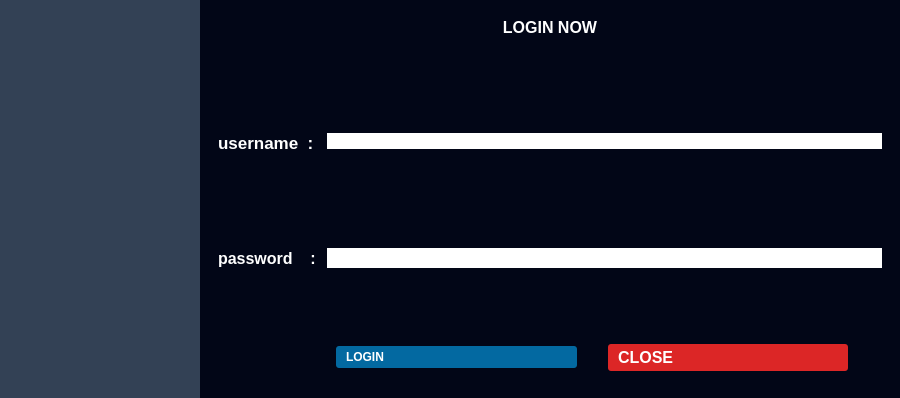
<?xml version="1.0" encoding="UTF-8"?>
<ui version="4.0">
 <class>Widget</class>
 <widget class="QWidget" name="Widget">
  <property name="geometry">
   <rect>
    <x>0</x>
    <y>0</y>
    <width>900</width>
    <height>398</height>
   </rect>
  </property>
  <property name="minimumSize">
   <size>
    <width>900</width>
    <height>398</height>
   </size>
  </property>
  <property name="maximumSize">
   <size>
    <width>900</width>
    <height>398</height>
   </size>
  </property>
  <property name="sizeIncrement">
   <size>
    <width>900</width>
    <height>398</height>
   </size>
  </property>
  <property name="font">
   <font>
    <pointsize>11</pointsize>
   </font>
  </property>
  <property name="windowTitle">
   <string>BAA1</string>
  </property>
  <property name="windowIcon">
   <iconset>
    <normaloff>resources/icons/icons/data-management-9858.png</normaloff>resources/icons/icons/data-management-9858.png</iconset>
  </property>
  <property name="styleSheet">
   <string notr="true">*{
background-color: #334155;
border: 1;

}</string>
  </property>
  <layout class="QGridLayout" name="gridLayout">
   <property name="leftMargin">
    <number>0</number>
   </property>
   <property name="topMargin">
    <number>0</number>
   </property>
   <property name="rightMargin">
    <number>0</number>
   </property>
   <property name="bottomMargin">
    <number>0</number>
   </property>
   <property name="spacing">
    <number>0</number>
   </property>
   <item row="1" column="0">
    <widget class="QFrame" name="frame_2">
     <property name="maximumSize">
      <size>
       <width>463</width>
       <height>600</height>
      </size>
     </property>
     <property name="frameShape">
      <enum>QFrame::StyledPanel</enum>
     </property>
     <property name="frameShadow">
      <enum>QFrame::Raised</enum>
     </property>
     <property name="lineWidth">
      <number>-6</number>
     </property>
     <layout class="QGridLayout" name="gridLayout_3">
      <property name="leftMargin">
       <number>0</number>
      </property>
      <property name="topMargin">
       <number>0</number>
      </property>
      <property name="rightMargin">
       <number>0</number>
      </property>
      <property name="bottomMargin">
       <number>0</number>
      </property>
      <property name="spacing">
       <number>0</number>
      </property>
      <item row="0" column="0">
       <widget class="QLabel" name="label">
        <property name="minimumSize">
         <size>
          <width>200</width>
          <height>300</height>
         </size>
        </property>
        <property name="maximumSize">
         <size>
          <width>463</width>
          <height>600</height>
         </size>
        </property>
        <property name="styleSheet">
         <string notr="true">label{
	background-color: #020617;
    width: 130; height: 100;
    fillMode: Image.PreserveAspectFit;
    source: &quot;\resources\icons\login.png&quot;
}
background:&quot;\resources\icons\login.png&quot; ;</string>
        </property>
        <property name="text">
         <string/>
        </property>
        <property name="pixmap">
         <pixmap>resources/icons/login.png</pixmap>
        </property>
       </widget>
      </item>
     </layout>
    </widget>
   </item>
   <item row="1" column="1">
    <widget class="QFrame" name="frame">
     <property name="styleSheet">
      <string notr="true">background-color: rgb(2, 6, 23);</string>
     </property>
     <property name="frameShape">
      <enum>QFrame::StyledPanel</enum>
     </property>
     <property name="frameShadow">
      <enum>QFrame::Raised</enum>
     </property>
     <layout class="QGridLayout" name="gridLayout_2">
      <item row="0" column="1">
       <widget class="QGroupBox" name="groupBox">
        <property name="font">
         <font>
          <pointsize>12</pointsize>
          <fontweight>Medium</fontweight>
         </font>
        </property>
        <property name="styleSheet">
         <string notr="true">color: rgb(255, 255, 255);
background-color: rgb(2, 6, 23);</string>
        </property>
        <property name="title">
         <string/>
        </property>
        <property name="alignment">
         <set>Qt::AlignCenter</set>
        </property>
        <property name="flat">
         <bool>true</bool>
        </property>
        <layout class="QFormLayout" name="formLayout">
         <item row="0" column="0" colspan="2">
          <widget class="QLabel" name="label_4">
           <property name="font">
            <font>
             <pointsize>12</pointsize>
             <bold>true</bold>
            </font>
           </property>
           <property name="text">
            <string>LOGIN NOW</string>
           </property>
           <property name="alignment">
            <set>Qt::AlignCenter</set>
           </property>
           <property name="indent">
            <number>0</number>
           </property>
          </widget>
         </item>
         <item row="4" column="0">
          <widget class="QLabel" name="label_2">
           <property name="font">
            <font>
             <pointsize>13</pointsize>
             <bold>true</bold>
            </font>
           </property>
           <property name="text">
            <string>username  :</string>
           </property>
          </widget>
         </item>
         <item row="4" column="1">
          <widget class="QLineEdit" name="lusername">
           <property name="font">
            <font>
             <bold>true</bold>
            </font>
           </property>
           <property name="styleSheet">
            <string notr="true">background-color: rgb(255, 255, 255);
color: rgb(8, 8, 8);</string>
           </property>
          </widget>
         </item>
         <item row="6" column="0">
          <widget class="QLabel" name="label_3">
           <property name="font">
            <font>
             <pointsize>12</pointsize>
             <bold>true</bold>
            </font>
           </property>
           <property name="text">
            <string>password    : </string>
           </property>
          </widget>
         </item>
         <item row="6" column="1">
          <widget class="QLineEdit" name="lpassword">
           <property name="font">
            <font>
             <pointsize>11</pointsize>
             <bold>false</bold>
            </font>
           </property>
           <property name="tabletTracking">
            <bool>true</bool>
           </property>
           <property name="styleSheet">
            <string notr="true">background-color: rgb(255, 255, 255);
color: rgb(4, 4, 4);</string>
           </property>
           <property name="inputMethodHints">
            <set>Qt::ImhHiddenText|Qt::ImhNoAutoUppercase|Qt::ImhNoPredictiveText|Qt::ImhSensitiveData</set>
           </property>
           <property name="echoMode">
            <enum>QLineEdit::Password</enum>
           </property>
          </widget>
         </item>
         <item row="7" column="0" colspan="2">
          <widget class="QLabel" name="lblMessages">
           <property name="font">
            <font>
             <pointsize>10</pointsize>
             <fontweight>Medium</fontweight>
            </font>
           </property>
           <property name="styleSheet">
            <string notr="true">color: rgb#dc2626;</string>
           </property>
           <property name="text">
            <string/>
           </property>
          </widget>
         </item>
         <item row="5" column="0">
          <spacer name="verticalSpacer">
           <property name="orientation">
            <enum>Qt::Vertical</enum>
           </property>
           <property name="sizeHint" stdset="0">
            <size>
             <width>20</width>
             <height>40</height>
            </size>
           </property>
          </spacer>
         </item>
         <item row="3" column="0">
          <spacer name="verticalSpacer_3">
           <property name="orientation">
            <enum>Qt::Vertical</enum>
           </property>
           <property name="sizeHint" stdset="0">
            <size>
             <width>20</width>
             <height>40</height>
            </size>
           </property>
          </spacer>
         </item>
         <item row="9" column="1">
          <widget class="QWidget" name="widget" native="true">
           <layout class="QGridLayout" name="gridLayout_4">
            <item row="0" column="0">
             <spacer name="verticalSpacer_2">
              <property name="orientation">
               <enum>Qt::Vertical</enum>
              </property>
              <property name="sizeHint" stdset="0">
               <size>
                <width>20</width>
                <height>40</height>
               </size>
              </property>
             </spacer>
            </item>
            <item row="1" column="1">
             <widget class="QPushButton" name="pb_Cancel">
              <property name="font">
               <font>
                <pointsize>12</pointsize>
                <bold>true</bold>
               </font>
              </property>
              <property name="cursor">
               <cursorShape>PointingHandCursor</cursorShape>
              </property>
              <property name="mouseTracking">
               <bool>true</bool>
              </property>
              <property name="tabletTracking">
               <bool>true</bool>
              </property>
              <property name="styleSheet">
               <string notr="true">
QPushButton{
background-color: #dc2626;
padding:4px;
padding-left:10px;
text-align:left;
border-radius:3px;
margin-right:25px;
}</string>
              </property>
              <property name="text">
               <string>CLOSE</string>
              </property>
              <property name="icon">
               <iconset>
                <normaloff>resources/icons/icons/icons8-close-100.png</normaloff>resources/icons/icons/icons8-close-100.png</iconset>
              </property>
              <property name="iconSize">
               <size>
                <width>25</width>
                <height>25</height>
               </size>
              </property>
              <property name="checkable">
               <bool>true</bool>
              </property>
              <property name="autoExclusive">
               <bool>true</bool>
              </property>
              <property name="default">
               <bool>true</bool>
              </property>
              <property name="flat">
               <bool>true</bool>
              </property>
             </widget>
            </item>
            <item row="1" column="0">
             <widget class="QPushButton" name="pb_Login">
              <property name="enabled">
               <bool>true</bool>
              </property>
              <property name="font">
               <font>
                <pointsize>9</pointsize>
                <bold>true</bold>
               </font>
              </property>
              <property name="cursor">
               <cursorShape>PointingHandCursor</cursorShape>
              </property>
              <property name="mouseTracking">
               <bool>true</bool>
              </property>
              <property name="tabletTracking">
               <bool>true</bool>
              </property>
              <property name="autoFillBackground">
               <bool>false</bool>
              </property>
              <property name="styleSheet">
               <string notr="true">QPushButton{
background-color:#0369a1;
padding:4px;
padding-left:10px;
text-align:left;
border-radius:3px;
margin-right:25px;
}</string>
              </property>
              <property name="text">
               <string>LOGIN</string>
              </property>
              <property name="icon">
               <iconset>
                <normaloff>resources/icons/icons/icons8-login-64.png</normaloff>resources/icons/icons/icons8-login-64.png</iconset>
              </property>
              <property name="iconSize">
               <size>
                <width>25</width>
                <height>25</height>
               </size>
              </property>
              <property name="checkable">
               <bool>true</bool>
              </property>
              <property name="checked">
               <bool>true</bool>
              </property>
              <property name="autoExclusive">
               <bool>true</bool>
              </property>
              <property name="default">
               <bool>true</bool>
              </property>
              <property name="flat">
               <bool>true</bool>
              </property>
             </widget>
            </item>
           </layout>
          </widget>
         </item>
        </layout>
       </widget>
      </item>
     </layout>
    </widget>
   </item>
  </layout>
 </widget>
 <resources>
  <include location="resources2.qrc"/>
 </resources>
 <connections/>
</ui>
